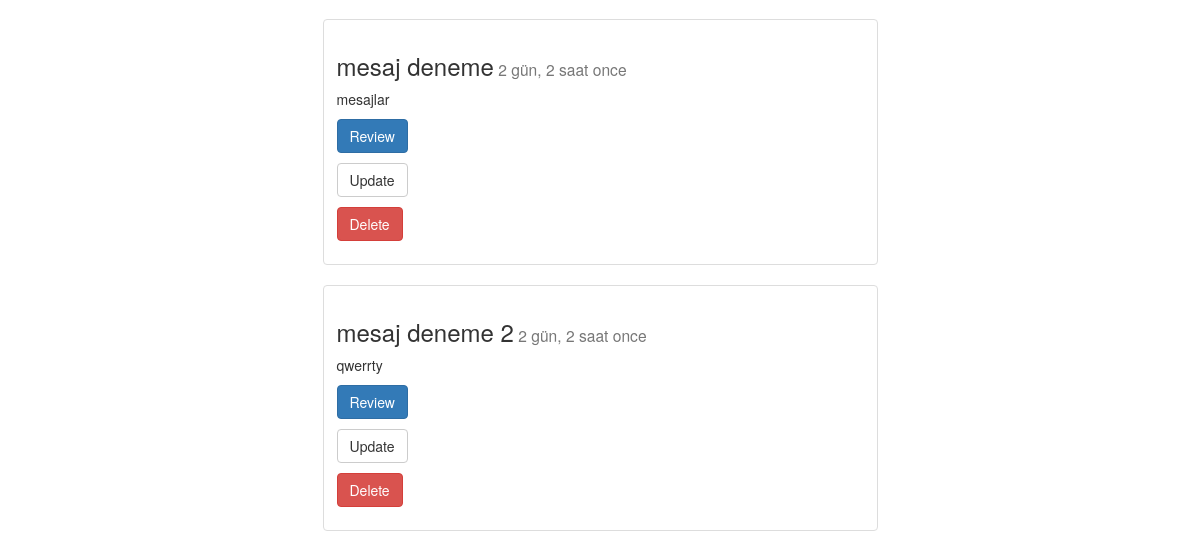
The app's page /post/index/ (lower part), older data.
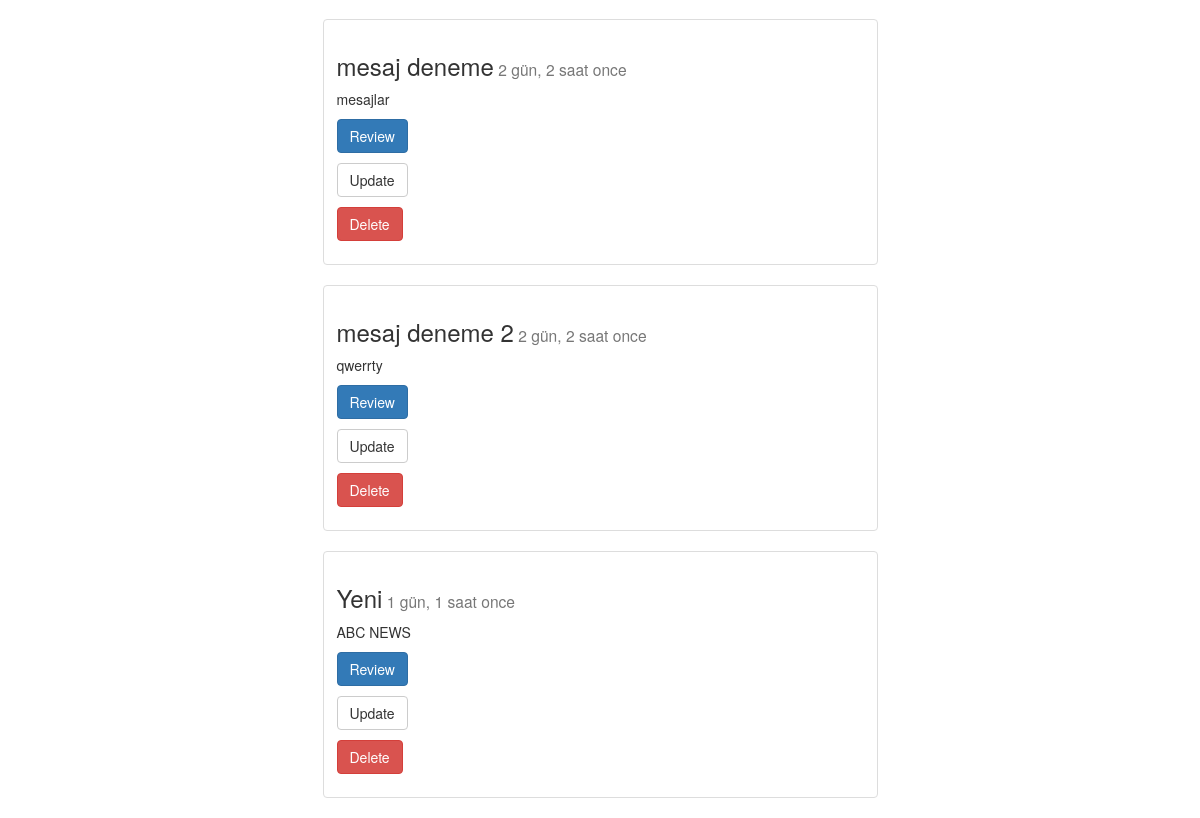
The same page, newer data.
### post/models.py (models this page shows, shortened)
class Post(models.Model):
    baslik = models.CharField(max_length=120, verbose_name='Title')
    metin = models.TextField(verbose_name='Content')
    yayimlanma_tarihi = models.DateTimeField(verbose_name='Published Date', auto_now_add=True)
    def get_absolute_url(self):
        return reverse('post:detail', kwargs={"id" : self.id})
    def get_update_url(self):
        return reverse('post:update', kwargs={"id" : self.id})
    def get_delete_url(self):
        return reverse('post:delete', kwargs={"id" : self.id})

### post/views.py (the view)
# urls.py: path('index/', post_index, name='index'),
def post_index(request):
    posts = Post.objects.all()
    return render(request, 'post/index.html', {'posts' : posts})

### templates/post/index.html
{% extends 'base.html' %}
{% block body %}
    <div class="container">
    {% for post in posts %}
        <div class="row" >
        <div class="col-md-6 col-md-offset-3" >
            <div class="thumbnail">
                <div class="caption">
                    <h3>{{post.baslik}}<small> {{post.yayimlanma_tarihi | timesince}} once</small></h3>
                    <p>{{post.metin | linebreaks | truncatechars:150}}</p>
                    <p><a href="{{ post.get_absolute_url }}" class="btn btn-primary">Review</a></p>
                    <p><a href="{{ post.get_update_url }}" class="btn btn-default">Update</a></p>
                    <p><a href="{{ post.get_delete_url }}" class="btn btn-danger">Delete</a></p>
                </div>
            </div>
        </div>
        </div>
    {% endfor %}
    </div>
{% endblock %}

Row changes from the older to the newer data that the page shows:
added Post: baslik "Yeni", yayimlanma_tarihi "1 gün, 1 saat", metin "ABC NEWS"
